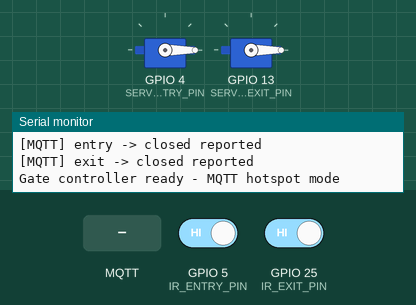
Simulated run of this sketch. Board: ESP32. Shown: 2 × servo, the last lines printed to the serial monitor. The test bench sets the inputs (shaded band); at power-on: GPIO 25 (IR_EXIT_PIN) HIGH, GPIO 5 (IR_ENTRY_PIN) HIGH. WiFi joins after 1.5 s; servers stay silent unless stated; no MQTT or app messages arrive unless stated.

Above: at 3.7 s.
3.8 s: GPIO 25 (IR_EXIT_PIN) driven LOW
At 4.6 s:
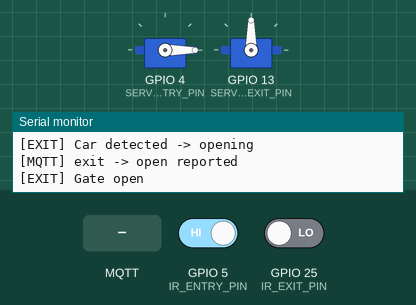
5.3 s: GPIO 5 (IR_ENTRY_PIN) driven LOW
6.8 s: MQTT message "true" arrives on the first subscribed topic
At 7.4 s:
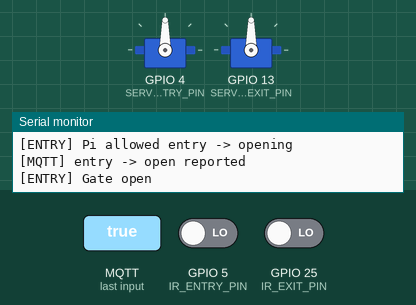
8.3 s: GPIO 25 (IR_EXIT_PIN) driven HIGH
At 9.9 s:
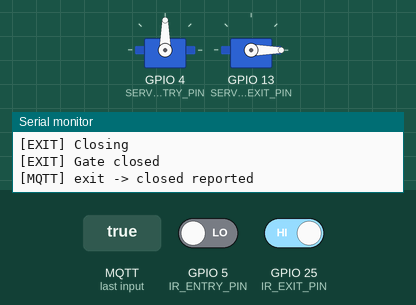
10.7 s: MQTT message "entry" arrives on the first subscribed topic
12.2 s: GPIO 5 (IR_ENTRY_PIN) driven HIGH
At 14.1 s:
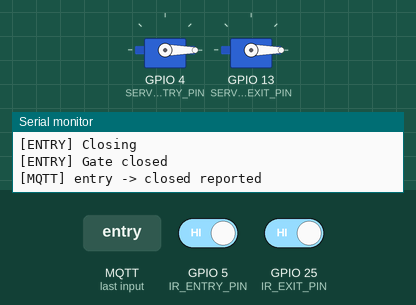
Timing chart, 0 to 15.6 s (numbered marks = the images above; inputs shaded):
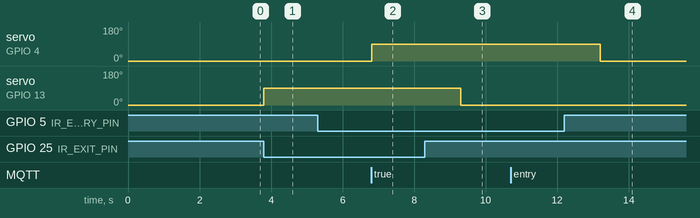

Measured:
- after the input at 3.8 s, servo on GPIO 13 (SERVO_EXIT_PIN): 0° → 90° at once
- after the input at 6.8 s, servo on GPIO 4 (SERVO_ENTRY_PIN): 0° → 90° at once
- after the input at 8.3 s, servo on GPIO 13 (SERVO_EXIT_PIN): 90° → 0° after 1.0 s
- after the input at 12.2 s, servo on GPIO 4 (SERVO_ENTRY_PIN): 90° → 0° after 1.0 s

The sketch:

IR-sensor-code.ino
```cpp
/*
  ESP32 #2 - Gate Control (Entry + Exit), MQTT HOTSPOT VERSION

  Hotspot Wi-Fi:
    SSID: Alvi’s iPhone
    Password: 12345678

  IMPORTANT:
    MQTT_BROKER must be the Raspberry Pi IP address on the hotspot.
    On the Pi, run: hostname -I
    Then put that IP below. iPhone hotspot often gives 172.20.10.x addresses.

  Wiring:
    IR Entry sensor OUT -> GPIO5
    IR Exit  sensor OUT -> GPIO25
    Entry servo signal  -> GPIO4
    Exit  servo signal  -> GPIO13
*/

#include <WiFi.h>
#include <PubSubClient.h>
#include <ESP32Servo.h>

// ---------- Wi-Fi ----------
const char* WIFI_SSID     = "Alvi’s iPhone";
const char* WIFI_PASSWORD = "12345678";

// ---------- MQTT broker on Raspberry Pi ----------
// CHANGE THIS if `hostname -I` on the Raspberry Pi shows a different IP.
const char* MQTT_BROKER   = "172.20.10.8";
const uint16_t MQTT_PORT  = 1883;
const char* MQTT_CLIENT_ID = "GATE1";

WiFiClient espClient;
PubSubClient mqttClient(espClient);

// ---------- Pin setup ----------
#define IR_ENTRY_PIN    5
#define IR_EXIT_PIN     25
#define SERVO_ENTRY_PIN 4
#define SERVO_EXIT_PIN  13
#define IR_ACTIVE_LOW   true

#define SERVO_PULSE_MIN 500
#define SERVO_PULSE_MAX 2500

const int GATE_OPEN_ANGLE   = 90;
const int GATE_CLOSED_ANGLE = 0;

const unsigned long SERVO_MOVE_MS   = 450;
const unsigned long SAFETY_DELAY_MS = 1000;
const unsigned long DEBOUNCE_MS     = 300;

enum GateState { IDLE, OPENING, HOLDING, CLOSING };

struct Gate {
  const char* name;
  const char* serverName;
  int irPin;
  Servo servo;
  int servoPin;
  GateState state = IDLE;
  unsigned long stateChangedAt = 0;
  unsigned long lastTrigger = 0;
};

Gate entryGate = {"ENTRY", "entry", IR_ENTRY_PIN, Servo(), SERVO_ENTRY_PIN};
Gate exitGate  = {"EXIT",  "exit",  IR_EXIT_PIN,  Servo(), SERVO_EXIT_PIN};

const char* TOPIC_ENTRY_REQUEST = "parking/gate/entry/request";
const char* TOPIC_ENTRY_ALLOW   = "parking/gate/entry/allow";
const char* TOPIC_ENTRY_STATUS  = "parking/gate/entry/status";
const char* TOPIC_EXIT_STATUS   = "parking/gate/exit/status";

volatile bool entryDecisionReceived = false;
volatile bool entryAllow = false;

void connectWiFi() {
  WiFi.mode(WIFI_STA);
  WiFi.begin(WIFI_SSID, WIFI_PASSWORD);
  Serial.printf("Connecting to WiFi: %s", WIFI_SSID);

  while (WiFi.status() != WL_CONNECTED) {
    delay(300);
    Serial.print(".");
  }

  Serial.println();
  Serial.print("WiFi connected, ESP32 IP: ");
  Serial.println(WiFi.localIP());
  Serial.print("MQTT broker IP: ");
  Serial.println(MQTT_BROKER);
}

void onMqttMessage(char* topic, byte* payload, unsigned int length) {
  String message;
  for (unsigned int i = 0; i < length; i++) {
    message += (char)payload[i];
  }

  if (String(topic) == TOPIC_ENTRY_ALLOW) {
    message.trim();
    message.toLowerCase();
    entryAllow = (message == "true");
    entryDecisionReceived = true;
    Serial.printf("[ENTRY] MQTT allow received: %s\n", entryAllow ? "true" : "false");
  }
}

void connectMQTT() {
  while (!mqttClient.connected()) {
    if (WiFi.status() != WL_CONNECTED) connectWiFi();

    Serial.print("Connecting to MQTT broker...");
    if (mqttClient.connect(MQTT_CLIENT_ID)) {
      Serial.println("connected");
      mqttClient.subscribe(TOPIC_ENTRY_ALLOW);
    } else {
      Serial.print("failed, rc=");
      Serial.print(mqttClient.state());
      Serial.println(" retrying in 5 seconds");
      delay(5000);
    }
  }
}

bool carDetected(int pin) {
  int val = digitalRead(pin);
  return IR_ACTIVE_LOW ? (val == LOW) : (val == HIGH);
}

bool requestEntryPermission() {
  if (!mqttClient.connected()) connectMQTT();

  entryDecisionReceived = false;
  entryAllow = false;

  bool ok = mqttClient.publish(TOPIC_ENTRY_REQUEST, "request", false);
  if (!ok) {
    Serial.println("[ENTRY] MQTT request publish failed -> entry denied");
    return false;
  }

  Serial.println("[ENTRY] Sent entry request via MQTT");
  unsigned long start = millis();

  while (!entryDecisionReceived && millis() - start < 2000) {
    mqttClient.loop();
    delay(10);
  }

  if (!entryDecisionReceived) {
    Serial.println("[ENTRY] No response from Pi -> entry denied");
    return false;
  }

  return entryAllow;
}

void reportGateStatus(const char* serverName, const char* status) {
  if (!mqttClient.connected()) connectMQTT();

  const char* topic = (strcmp(serverName, "entry") == 0) ? TOPIC_ENTRY_STATUS : TOPIC_EXIT_STATUS;
  bool ok = mqttClient.publish(topic, status, true);

  if (ok) {
    Serial.printf("[MQTT] %s -> %s reported\n", serverName, status);
  } else {
    Serial.printf("[MQTT] publish failed for %s -> %s\n", topic, status);
  }
}

void setup() {
  Serial.begin(115200);
  delay(500);

  connectWiFi();

  pinMode(IR_ENTRY_PIN, INPUT);
  pinMode(IR_EXIT_PIN, INPUT);

  ESP32PWM::allocateTimer(0);
  ESP32PWM::allocateTimer(1);

  entryGate.servo.setPeriodHertz(50);
  exitGate.servo.setPeriodHertz(50);

  entryGate.servo.attach(entryGate.servoPin, SERVO_PULSE_MIN, SERVO_PULSE_MAX);
  exitGate.servo.attach(exitGate.servoPin, SERVO_PULSE_MIN, SERVO_PULSE_MAX);

  entryGate.servo.write(GATE_CLOSED_ANGLE);
  exitGate.servo.write(GATE_CLOSED_ANGLE);

  delay(500);

  entryGate.servo.detach();
  exitGate.servo.detach();

  mqttClient.setServer(MQTT_BROKER, MQTT_PORT);
  mqttClient.setCallback(onMqttMessage);
  mqttClient.setKeepAlive(30);
  mqttClient.setSocketTimeout(5);
  connectMQTT();

  reportGateStatus("entry", "closed");
  reportGateStatus("exit", "closed");

  Serial.println("Gate controller ready - MQTT hotspot mode");
}

void updateGate(Gate &gate) {
  unsigned long now = millis();

  switch (gate.state) {
    case IDLE:
      if (carDetected(gate.irPin) && (now - gate.lastTrigger > DEBOUNCE_MS)) {
        gate.lastTrigger = now;

        if (strcmp(gate.serverName, "entry") == 0) {
          Serial.println("[ENTRY] Car detected -> asking Pi via MQTT");
          if (!requestEntryPermission()) {
            Serial.println("[ENTRY] Parking full or Pi denied -> gate stays closed");
            return;
          }
          Serial.println("[ENTRY] Pi allowed entry -> opening");
        } else {
          Serial.println("[EXIT] Car detected -> opening");
        }

        gate.servo.attach(gate.servoPin, SERVO_PULSE_MIN, SERVO_PULSE_MAX);
        gate.servo.write(GATE_OPEN_ANGLE);
        reportGateStatus(gate.serverName, "open");

        gate.state = OPENING;
        gate.stateChangedAt = now;
      }
      break;

    case OPENING:
      if (now - gate.stateChangedAt >= SERVO_MOVE_MS) {
        Serial.printf("[%s] Gate open\n", gate.name);
        gate.state = HOLDING;
        gate.stateChangedAt = now;
      }
      break;

    case HOLDING:
      if (carDetected(gate.irPin)) {
        gate.stateChangedAt = now;
      } else if (now - gate.stateChangedAt >= SAFETY_DELAY_MS) {
        Serial.printf("[%s] Closing\n", gate.name);
        gate.servo.write(GATE_CLOSED_ANGLE);
        gate.state = CLOSING;
        gate.stateChangedAt = now;
      }
      break;

    case CLOSING:
      if (now - gate.stateChangedAt >= SERVO_MOVE_MS) {
        Serial.printf("[%s] Gate closed\n", gate.name);
        gate.servo.detach();
        reportGateStatus(gate.serverName, "closed");
        gate.state = IDLE;
      }
      break;
  }
}

void loop() {
  if (!mqttClient.connected()) connectMQTT();
  mqttClient.loop();

  updateGate(entryGate);
  updateGate(exitGate);
}
```
